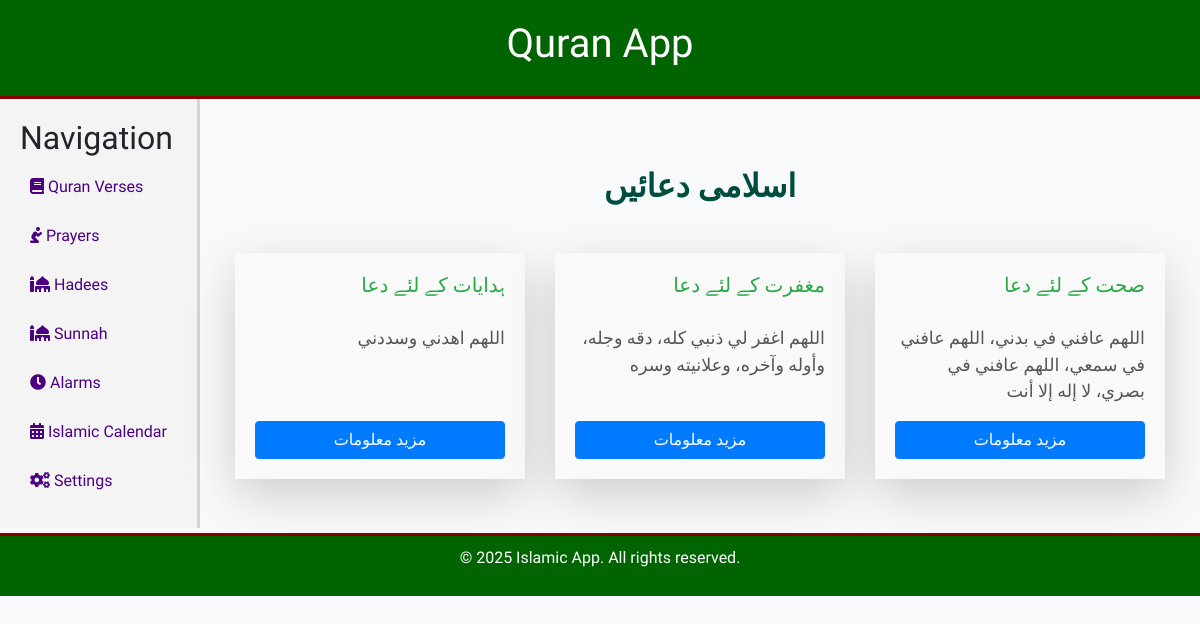
The page /prayers/ on the database its author committed.
### main_app/models.py (models this page shows)
class Prayer(models.Model):
    name = models.CharField(max_length=100)
    description = models.TextField()

### main_app/views.py (the view)
# urls.py: path('prayers/', views.PrayersView.as_view(), name='prayers'),
class PrayersView(View):
    def get(self, request):
        prayers = Prayer.objects.all()
        return render(request, 'prayers.html', {'prayers': prayers})

### templates/prayers.html (shortened to what this page needs)
{% extends 'base.html' %}
{% block content %}
<div class="container mt-5">
    <h2 class="text-center mb-5 font-weight-bold" style="color: #004d40;">اسلامی دعائیں</h2>
    <div class="row">
        {% for prayer in prayers %}
        <div class=" col-md-4 col-sm-6 mb-4  text-right">
            <div class="card h-100 shadow-lg border-0">
                <div class="card-body d-flex flex-column" style="background-color: #f9f9f9;">
                    <div class="mb-3">
                        <h5 class="card-title text-success" style="font-size: 1.25rem;">{{ prayer.name }}</h5>
                    </div>
                    <div class="flex-grow-1 mb-3">
                        <p class="card-text" style="font-size: 1.1rem; color: #555;">{{ prayer.description }}</p>
                    </div>
                    <div>
                        <a href="#" class="btn btn-primary btn-block mt-auto" style="font-size: 1rem;">مزید معلومات</a>
                    </div>
                </div>
            </div>
        </div>
        {% endfor %}
    </div>
</div>
{% endblock %}

### templates/header.html (style rules this page uses)
body { background-color: #f8f9fa; font-family: 'Amiri', serif; }
.islamic-pattern { background-image: url('https://www.transparenttextures.com/patterns/arabesque.png'); }
.card { border: 1px solid #dee2e6; border-radius: 10px; box-shadow: 0 4px 8px rgba(0, 0, 0, 0.1); }
.card-title { font-family: 'Amiri', serif; color: #006400; }
.card-text { font-family: 'Amiri', serif; color: #212529; }

### rows shown on the page
Prayer: name "ہدایات کے لئے دعا", description "اللهم اهدني وسددني"
Prayer: name "مغفرت کے لئے دعا", description "اللهم اغفر لي ذنبي كله، دقه وجله، وأوله وآخره، وعلانيته وسره"
Prayer: name "صحت کے لئے دعا", description "اللهم عافني في بدني، اللهم عافني في سمعي، اللهم عافني في بصري، لا إله إلا أنت"
